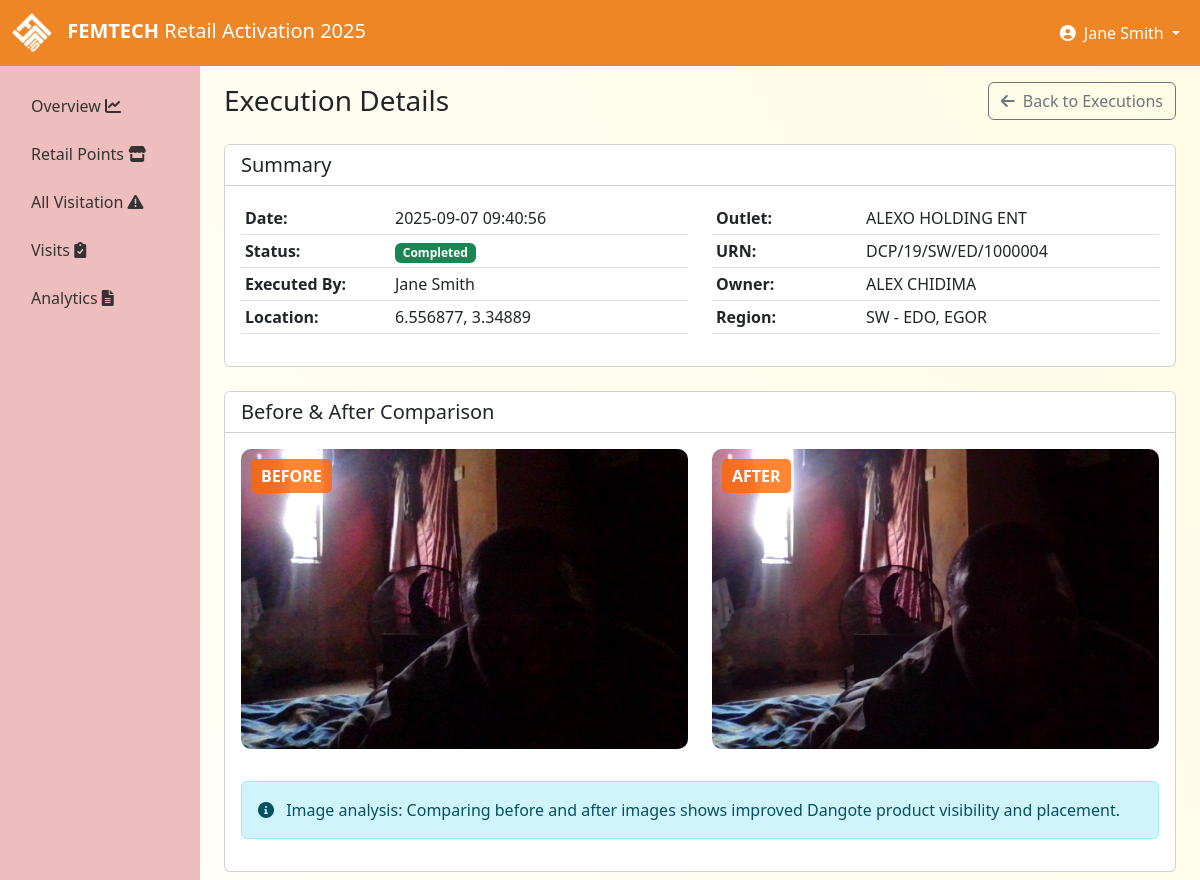
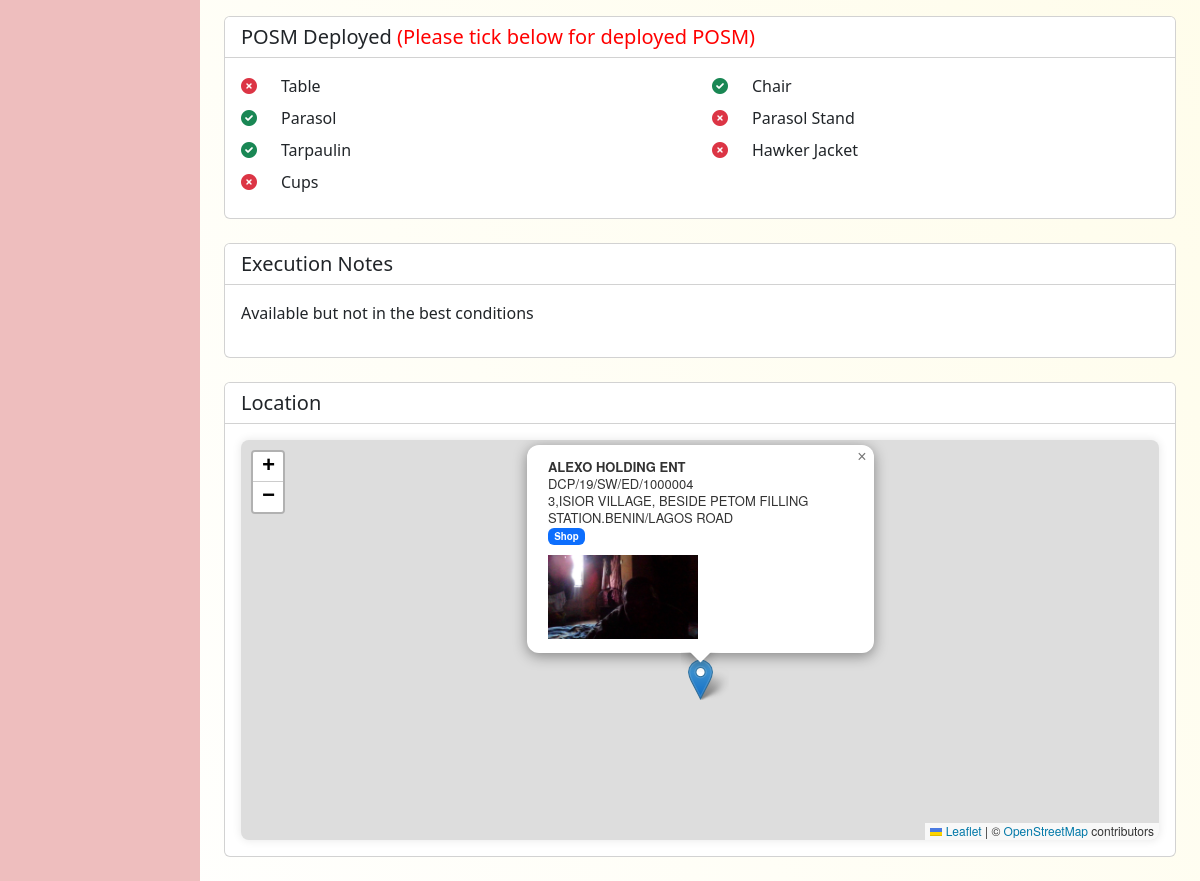
The page /execution/1578 (signed in) on the database its author committed (2 pictures, top to bottom).
### tables this page shows
CREATE TABLE profile (
        id INTEGER PRIMARY KEY,
        company_name TEXT NOT NULL DEFAULT 'DANGOTE',
        app_title TEXT NOT NULL DEFAULT 'POSM Retail Activation 2025',
        primary_color TEXT NOT NULL DEFAULT '#fdcc03',
        secondary_color TEXT NOT NULL DEFAULT '#f8f9fa',
        accent_color TEXT NOT NULL DEFAULT '#343a40',
        logo_path TEXT DEFAULT 'img/dangote-logo.png',
        favicon_path TEXT DEFAULT 'img/favicon.png',
        company_address TEXT,
        company_phone TEXT,
        company_email TEXT,
        company_website TEXT,
        footer_text TEXT,
        created_at TEXT DEFAULT CURRENT_TIMESTAMP,
        updated_at TEXT DEFAULT CURRENT_TIMESTAMP
    );

CREATE TABLE users (
        id INTEGER PRIMARY KEY,
        username TEXT UNIQUE,
        password TEXT,
        full_name TEXT,
        role TEXT,
        region TEXT,
        state TEXT,
        lga TEXT
    , is_active INTEGER DEFAULT 1, created_at TEXT, updated_at TEXT, last_login TEXT, failed_login_attempts INTEGER DEFAULT 0, locked_until TEXT, email TEXT, phone TEXT);

CREATE TABLE executions (
        id INTEGER PRIMARY KEY,
        outlet_id INTEGER,
        agent_id INTEGER,
        execution_date TEXT,
        before_image TEXT,
        after_image TEXT,
        latitude REAL,
        longitude REAL,
        notes TEXT,
        products_available TEXT,
        execution_score REAL,
        status TEXT, before_image_thumbnail TEXT, after_image_thumbnail TEXT, created_at TEXT, updated_at TEXT, completion_time TEXT, review_status TEXT, reviewer_id INTEGER, review_notes TEXT, gps_accuracy REAL, device_info TEXT, upload_method TEXT,
        FOREIGN KEY (outlet_id) REFERENCES outlets (id),
        FOREIGN KEY (agent_id) REFERENCES users (id)
    );

CREATE TABLE outlets (
        id INTEGER PRIMARY KEY,
        urn TEXT UNIQUE,
        outlet_name TEXT,
        customer_name TEXT,
        address TEXT,
        phone TEXT,
        outlet_type TEXT,
        local_govt TEXT,
        state TEXT,
        region TEXT
    , is_active INTEGER DEFAULT 1, created_at TEXT, updated_at TEXT);

### pykes/routes.py (the view)
    @app.route('/execution/<int:execution_id>')
    @login_required
    def execution_detail(execution_id):
        with get_db_cursor() as (conn, cursor):
            cursor.execute(
                """SELECT e.*, o.outlet_name, o.urn, o.state, o.region, o.local_govt,
                   o.customer_name, o.address, o.outlet_type, u.full_name as agent_name
                   FROM executions e
                   JOIN outlets o ON e.outlet_id = o.id
                   JOIN users u ON e.agent_id = u.id
                   WHERE e.id = ?""",
                (execution_id,)
            )
            execution = cursor.fetchone()
        if not execution:
            flash('Visitation not found', 'danger')
            return redirect(url_for('executions'))
        products = json.loads(execution['products_available']) if execution['products_available'] else {}
        return render_template('execution_detail.html', execution=execution, products=products)

### templates/execution_detail.html (shortened to what this page needs)
{% extends 'base.html' %}
{% block head_extra %}
<link rel="stylesheet" href="https://unpkg.com/leaflet@1.9.4/dist/leaflet.css"/>
{% endblock %}
{% block content %}
<div class="container-fluid">
    <div class="d-flex justify-content-between align-items-center mb-4">
        <h1 class="h3 mb-0">Execution Details</h1>
        <div>
            <a href="{{ url_for('executions') }}" class="btn btn-outline-secondary">
                <i class="fas fa-arrow-left me-1"></i> Back to Executions
            </a>
        </div>
    </div>
    <div class="card mb-4">
        <div class="card-header bg-white">
            <h5 class="card-title mb-0">Summary</h5>
        </div>
        <div class="card-body">
            <div class="row">
                <div class="col-md-6">
                    <table class="table table-sm">
                        <tr>
                            <th style="width: 150px">Date:</th>
                            <td>{{ execution.execution_date }}</td>
                        </tr>
                        <tr>
                            <th>Status:</th>
                            <td>
                                {% if execution.status == 'Completed' %}
                                    <span class="badge bg-success">Completed</span>
                                {% elif execution.status == 'Pending' %}
                                    <span class="badge bg-warning">Pending</span>
                                {% else %}
                                    <span class="badge bg-danger">{{ execution.status }}</span>
                                {% endif %}
                            </td>
                        </tr>
                        <tr>
                            <th>Executed By:</th>
                            <td>{{ execution.agent_name }}</td>
                        </tr>
                        <tr>
                            <th>Location:</th>
                            <td>
                                {% if execution.latitude and execution.longitude %}
                                    {{ execution.latitude|round(6) }}, {{ execution.longitude|round(6) }}
                                {% else %}
                                    Not recorded
                                {% endif %}
                            </td>
                        </tr>
                    </table>
                </div>
                <div class="col-md-6">
                    <table class="table table-sm">
                        <tr>
                            <th style="width: 150px">Outlet:</th>
                            <td>{{ execution.outlet_name }}</td>
                        </tr>
                        <tr>
                            <th>URN:</th>
                            <td>{{ execution.urn }}</td>
                        </tr>
                        <tr>
                            <th>Owner:</th>
                            <td>{{ execution.customer_name }}</td>
                        </tr>
                        <tr>
                            <th>Region:</th>
                            <td>{{ execution.region }} - {{ execution.state }}, {{ execution.local_govt }}</td>
                        </tr>
                    </table>
                </div>
            </div>
        </div>
    </div>
    <div class="card mb-4">
        <div class="card-header bg-white">
            <h5 class="card-title mb-0">Before & After Comparison</h5>
        </div>
        <div class="card-body">
            <div class="row">
                <div class="col-md-6 mb-3">
                    <div class="execution-img-container">
                        {% if execution.before_image %}
                        <div class="execution-img-label">BEFORE</div>
                        <img src="{{ url_for('static', filename='uploads/' + execution.before_image) }}" class="execution-img" alt="Before Execution">
                        {% else %}
                        <div class="text-center p-5 bg-light rounded">
                            <i class="fas fa-image fa-4x text-muted mb-3"></i>
                            <p class="mb-0">No before image available</p>
                        </div>
                        {% endif %}
                    </div>
                </div>
                <div class="col-md-6 mb-3">
                    <div class="execution-img-container">
                        {% if execution.after_image %}
                        <div class="execution-img-label">AFTER</div>
                        <img src="{{ url_for('static', filename='uploads/' + execution.after_image) }}" class="execution-img" alt="After Execution">
                        {% else %}
                        <div class="text-center p-5 bg-light rounded">
                            <i class="fas fa-image fa-4x text-muted mb-3"></i>
                            <p class="mb-0">No after image available</p>
                        </div>
                        {% endif %}
                    </div>
                </div>
            </div>
            <div class="row mt-3">
                <div class="col-12">
                    <div class="alert alert-info">
                        <i class="fas fa-info-circle me-2"></i> Image analysis: Comparing before and after images shows improved Dangote product visibility and placement.
                    </div>
                </div>
            </div>
        </div>
    </div>
    <div class="card mb-4">
        <div class="card-header bg-white">
            <h5 class="card-title mb-0">POSM Deployed <span style="color: red;">(Please tick below for deployed POSM)</span></h5>
        </div>
        <div class="card-body">
            <div class="row">
                {% for product_name, available in products.items() %}
                <div class="col-md-6 mb-2">
                    <div class="d-flex align-items-center">
                        <div class="me-3" style="width: 24px;">
                            {% if available %}
                            <i class="fas fa-check-circle product-available"></i>
                            {% else %}
                            <i class="fas fa-times-circle product-unavailable"></i>
                            {% endif %}
                        </div>
                        <div>{{ product_name }}</div>
                    </div>
                </div>
                {% endfor %}
            </div>
        </div>
    </div>
    <div class="card mb-4">
        <div class="card-header bg-white">
            <h5 class="card-title mb-0">Execution Notes</h5>
        </div>
        <div class="card-body">
            {% if execution.notes %}
            <p>{{ execution.notes }}</p>
            {% else %}
            <p class="text-muted">No notes provided for this execution.</p>
            {% endif %}
        </div>
    </div>
    <div class="card mb-4">
        <div class="card-header bg-white">
            <h5 class="card-title mb-0">Location</h5>
        </div>
        <div class="card-body">
            {% if execution.latitude and execution.longitude %}
            <div id="map" style="height: 400px; border-radius: 8px;"></div>
            {% endif %}
        </div>
    </div>
</div>
{% endblock %}

### templates/base.html (shortened to what this page needs)
<!DOCTYPE html>
<html lang="en">
<head>
    <link href="https://cdn.jsdelivr.net/npm/bootstrap@5.3.0-alpha1/dist/css/bootstrap.min.css" rel="stylesheet">
    <link rel="stylesheet" href="https://cdnjs.cloudflare.com/ajax/libs/font-awesome/6.0.0/css/all.min.css">
    {% block head_extra %}{% endblock %}
</head>
<body>
    <nav class="navbar navbar-expand-lg navbar-dark bg-primary-dangote">
        <div class="container-fluid">
            <a class="navbar-brand" href="/">
                {% if profile.logo_path %}
                    <img src="{{ url_for('static', filename=profile.logo_path) }}" alt="{{ profile.company_name }} Logo" class="login-logo">
                {% else %}
                    <img src="{{ url_for('static', filename='img/dangote-logo.png') }}" alt="{{ profile.company_name }} Logo" class="login-logo">
                {% endif %}
                <span class="logo-text">{{ profile.company_name }}</span> <span class="d-none d-md-inline">{{ profile.app_title.split('POSM')[-1].strip() if 'POSM' in profile.app_title else 'Retail Activation 2025' }}</span>
            </a>
            <div class="collapse navbar-collapse" id="navbarNav">
                <ul class="navbar-nav ms-auto">
                    {% if session.user_id %}
                    <li class="nav-item dropdown">
                        <a class="nav-link dropdown-toggle text-white" href="#" id="navbarDropdown" role="button" data-bs-toggle="dropdown">
                            <i class="fas fa-user-circle me-1"></i> {{ session.full_name }}
                        </a>
                    </li>
                    {% endif %}
                </ul>
            </div>
        </div>
    </nav>
    <div class="container-fluid">
        <div class="row">
            {% if session.user_id %}
            <div class="col-md-2 sidebar p-0 d-none d-md-block">
                <div class="d-flex flex-column p-3">
                    <ul class="nav nav-pills flex-column mb-auto">
                        <li class="nav-item">
                            <a href="{{ url_for('index') }}" class="nav-link {% if request.path == url_for('index') %}active{% endif %}">
                                Overview  <i class="fas fa-chart-line me-2"></i>
                            </a>
                        </li>
                        <li class="nav-item">
                            <a href="{{ url_for('outlets') }}" class="nav-link {% if request.path == url_for('outlets') %}active{% endif %}">
                                Retail Points  <i class="fas fa-store me-2"></i>
                            </a>
                        </li>
                        <li class="nav-item">
                            <a href="{{ url_for('all_visitation') }}" class="nav-link {% if request.path == url_for('all_visitation') %}active{% endif %}">
                                All Visitation  <i class="fas fa-exclamation-triangle me-2"></i>
                            </a>
                        </li>
                        <li class="nav-item">
                            <a href="{{ url_for('executions') }}" class="nav-link {% if request.path == url_for('executions') %}active{% endif %}">
                                Visits  <i class="fas fa-clipboard-check me-2"></i>
                            </a>
                        </li>
                        <li class="nav-item">
                            <a href="{{ url_for('reports') }}" class="nav-link {% if request.path == url_for('reports') %}active{% endif %}">
                                Analytics  <i class="fas fa-file-alt me-2"></i>
                            </a>
                        </li>
                    </ul>
                </div>
            </div>
            <div class="col-md-10 pt-3 main-content">
            {% else %}
            <div class="col-12 pt-3 main-content">
            {% endif %}
                {% block content %}{% endblock %}
            </div>
        </div>
    </div>
</body>
</html>

### rows shown on the page
profile: logo_path (picture), company_name "FEMTECH", app_title "Retail Activation 2025"
users: full_name "Jane Smith", agent_name "Jane Smith"
executions: execution_date "2025-09-07 09:40:56", latitude "6.556877", longitude "3.34889", before_image (picture), after_image (picture), notes "Available but not in the best conditions"
outlets: outlet_name "ALEXO HOLDING ENT", urn "DCP/19/SW/ED/1000004", customer_name "ALEX CHIDIMA", region "SW", state "EDO", local_govt "EGOR"

### other values the page prints
{{ product_name }} "Table" "Chair" "Parasol" "Parasol Stand" "Tarpaulin" "Hawker Jacket" "Cups"
